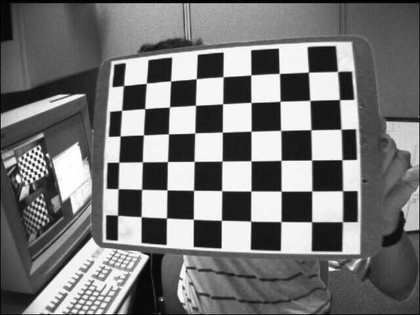
%> input picture ComputerVision/EdgeDetector/Images/img_0000.jpg, 420 x 315 px, shrunk from 640 x 480 before the run; its folder holds only this picture in this run
$ octave main.m   (GNU Octave 9; MATLAB toolbox functions it lacks are replaced by stand-ins)
%> lines starting %> are read from the running program, lines starting %| are printed output that depends on the picture
%> further down, Image is the input picture: size 315x420 uint8; min 0, max 255, mean 117.8
### ComputerVision/EdgeDetector/EdgeDetector.m
function BinImage = EdgeDetector(Image,Params)
%% 2.) Partielle Ableitung für jedes Pixel bestimmen
%filtertype
    if Params.Filtertype=='Sobel'
        DX = [-1 0 1; -2 0 2; -1 0 1];
        DY = DX';
    else
        DX = [-1 0 1; -1 0 1; -1 0 1];
        DY = DX';
    end
    %apply filter -> Do derivation per pixel
    ImageDx = imfilter(Image, DX);
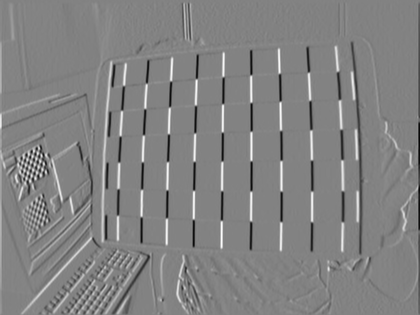
%> ImageDx: size 315x420 double; min -927, max 883, mean 0.2; drawn with min black and max white
    ImageDy = imfilter(Image, DY);

%% 3.)Ableitungen Quadrieren, Gradientberechnen
    %Ix^2
    Ix_2=ImageDx.^2;
    %Iy^2
    Iy_2=ImageDy.^2;
    %Ix*IY
    Ixy=ImageDx.*ImageDy;
%% 4.) Ix^2, Iy^2, Ix*IY Mittel mit Gauss Filter
    %Ix^2
    Ix_2_G=imgaussfilt(Ix_2,Params.Sigma);
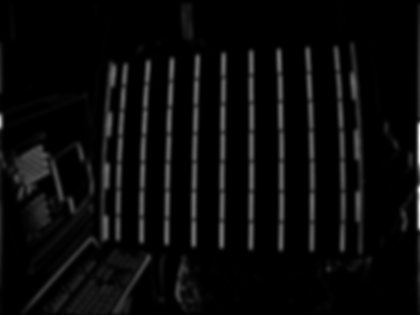
%> Ix_2_G: size 315x420 double; min 0, max 520801.5, mean 21770.4; drawn with min black and max white
    %Iy^2
    Iy_2_G=imgaussfilt(Iy_2,Params.Sigma);
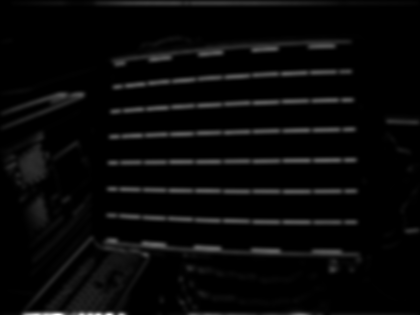
%> Iy_2_G: size 315x420 double; min 0, max 678862.8, mean 22854.1; drawn with min black and max white
    %Ix*IY
    Ixy_G=imgaussfilt(Ixy,Params.Sigma);
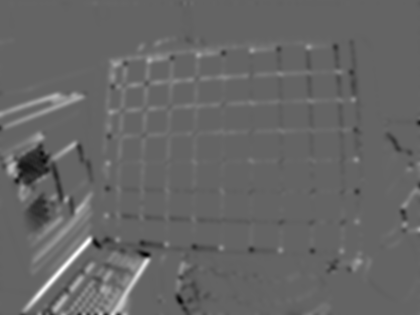
%> Ixy_G: size 315x420 double; min -62443.9, max 96062.5, mean 1332.2; drawn with min black and max white
%% 5.) Mc berechnen
    Mc=(((Ix_2_G.*Iy_2_G)-(Ixy_G.^2))-Params.k*(Ix_2_G+Iy_2_G).^2);
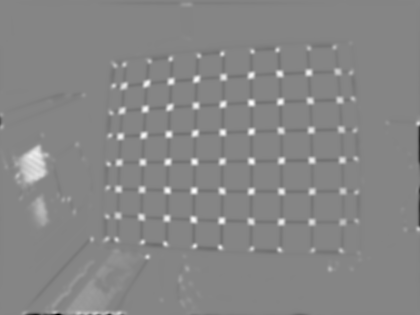
%> Mc: size 315x420 double; min -1.59e+10, max 1.46e+10, mean 180689410.7; drawn with min black and max white
%% 6.) Pixel am Rand auf Null setzen
    %get image size
    X=length(Image(1,1:end));
%> X = 420
    Y=length(Image(1:end,1));
%> Y = 315

    Mc((Y-Params.Border)+1:Y,:)=0;
    Mc(1:Params.Border,:)=0;
    Mc(:,1:Params.Border)=0;
    Mc(:,(X-Params.Border)+1:X)=0;
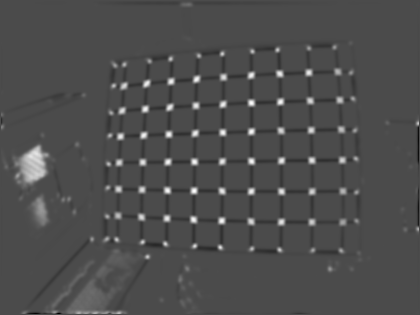
%> Mc: size 315x420 double; min -6.12e+09, max 1.46e+10, mean 189024845.2; drawn with min black and max white
%% 7.) Lokale Maxima bestimmen
    SizeRegion = 2*Params.Border+1;
    McNorm = uint8(255*Mc/max(Mc(:)));
    MaxVal = uint8(ordfilt2(McNorm, SizeRegion^2, ones(SizeRegion)));
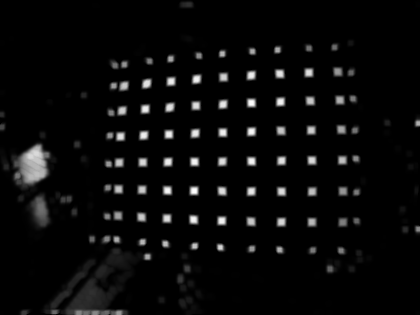
%> MaxVal: size 315x420 uint8; min 0, max 255, mean 9.6
%% 8.) Grösste Werte Auslesen
       OneDArray = reshape(MaxVal.',1,[]);
       OneDArray = unique(OneDArray);
%> OneDArray = 251 values from 0 to 255
%> the run ends on the next line
       OneDArray =maxk(OneDArray,Params.N_best);
       borderValue=OneDArray(end);
       LocMax = (MaxVal >= borderValue);

       BinImage=LocMax;
    end

### ComputerVision/EdgeDetector/main.m
%% Context
%HSLU T&A
%Degiacomi Riccardo
%EBV Testat 01
%FS 2021
%% Startup
clear all;
close all;
%% Add Path
addpath(".\Images\");
files=dir(".\Images\*.jpg");
%% Parameter (tweak performance)
Params = struct();
Params.AvgFactor = 0.95; %the average factor determines the speed of adaptation
Params.Threshold = 10;   %this is the threshold value (chosen manually)
Params.Filtertype='Sobel'; %choose derivative
Params.Sigma=2; %std deviation
Params.k=0.04;  %scalar
Params.Border=1;%how much to cut off (picture corners)
Params.N_best=100;% nr. of edges to detect
%% Testbilder einlesen
NumOfFiles=length(files(:,1));
for idx = 1: NumOfFiles
    imageName=strcat(files(1).folder,'\',files(idx).name);
    Image=imread(imageName);
    Image = double(Image);
    %% Function Call
    BinImage=EdgeDetector(Image, Params);

$ run again, on ComputerVision/EdgeDetector/Images/img_0001.jpg
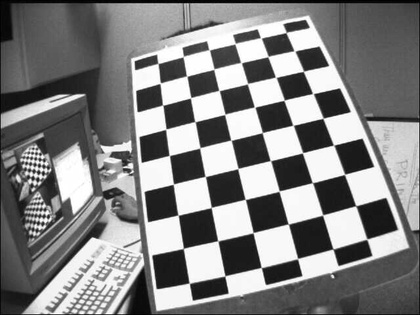
%> input picture ComputerVision/EdgeDetector/Images/img_0001.jpg, 420 x 315 px, shrunk from 640 x 480 before the run
%> Image is the input picture: size 315x420 uint8; min 0, max 255, mean 129.8
%> Image: size 315x420 double
%> in EdgeDetector, `Mc=(((Ix_2_G.*Iy_2_G)-(Ixy_G.^2))-Params.k*(Ix_2_G+Iy_2_G).^2);`:
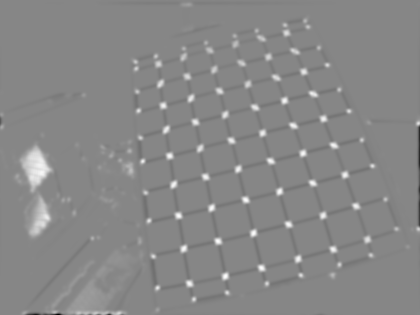
%> Mc: size 315x420 double; min -1.59e+10, max 1.43e+10, mean 186577693; drawn with min black and max white
%> X = 420
%> Y = 315
%> in EdgeDetector, `MaxVal = uint8(ordfilt2(McNorm, SizeRegion^2, ones(SizeRegion)));`:
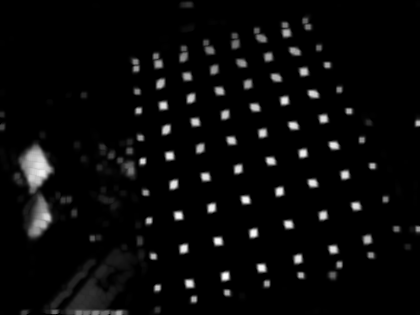
%> MaxVal: size 315x420 uint8; min 0, max 255, mean 10.1
%> OneDArray = 251 values from 0 to 255

$ run again, on ComputerVision/EdgeDetector/Images/img_0002.jpg
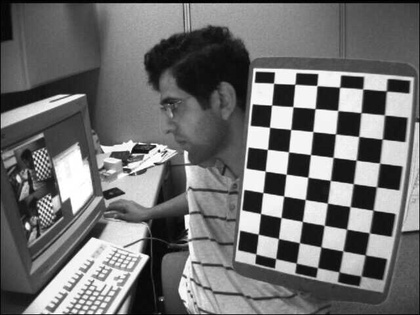
%> input picture ComputerVision/EdgeDetector/Images/img_0002.jpg, 420 x 315 px, shrunk from 640 x 480 before the run
%> Image is the input picture: size 315x420 uint8; min 0, max 255, mean 111.7
%> Image: size 315x420 double
%> in EdgeDetector, `Mc=(((Ix_2_G.*Iy_2_G)-(Ixy_G.^2))-Params.k*(Ix_2_G+Iy_2_G).^2);`:
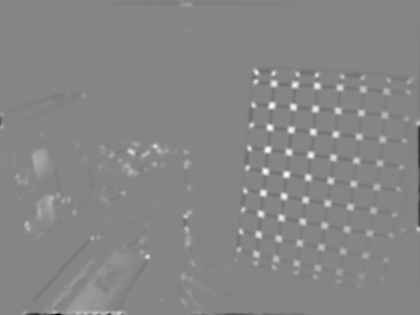
%> Mc: size 315x420 double; min -1.59e+10, max 1.45e+10, mean 161168110.5; drawn with min black and max white
%> X = 420
%> Y = 315
%> in EdgeDetector, `MaxVal = uint8(ordfilt2(McNorm, SizeRegion^2, ones(SizeRegion)));`:
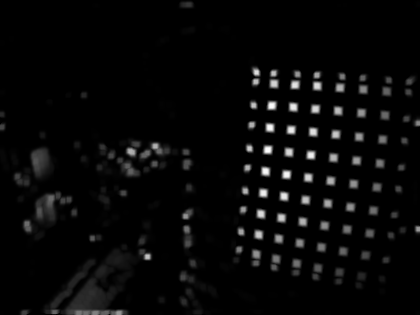
%> MaxVal: size 315x420 uint8; min 0, max 255, mean 8.1
%> OneDArray = 247 values from 0 to 255

$ run again, on ComputerVision/EdgeDetector/Images/img_0003.jpg
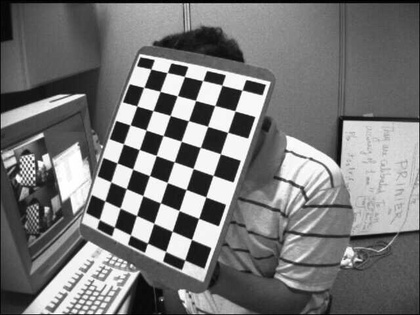
%> input picture ComputerVision/EdgeDetector/Images/img_0003.jpg, 420 x 315 px, shrunk from 640 x 480 before the run
%> Image is the input picture: size 315x420 uint8; min 0, max 255, mean 119.5
%> Image: size 315x420 double
%> X = 420
%> Y = 315
%> in EdgeDetector, `MaxVal = uint8(ordfilt2(McNorm, SizeRegion^2, ones(SizeRegion)));`:
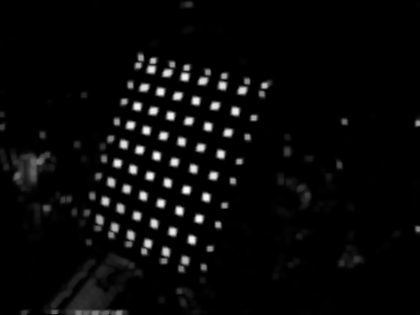
%> MaxVal: size 315x420 uint8; min 0, max 255, mean 9
%> OneDArray = 251 values from 0 to 255
